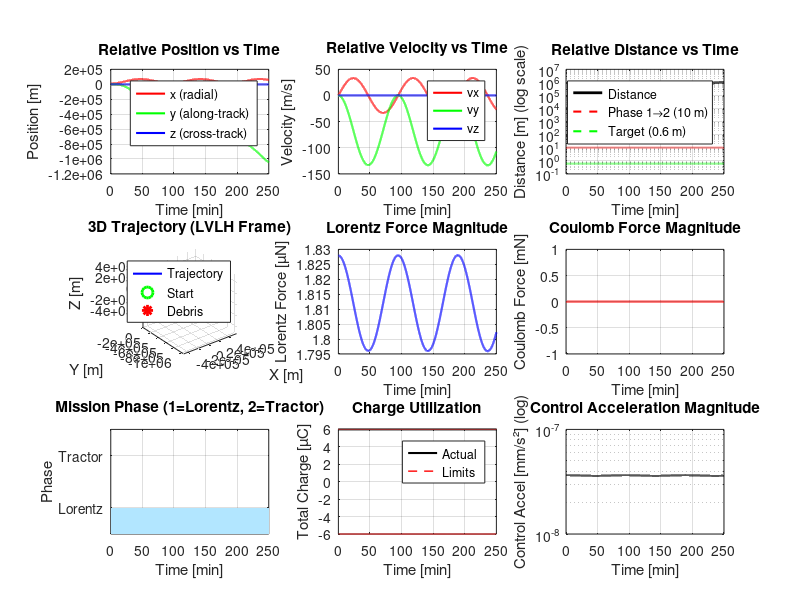
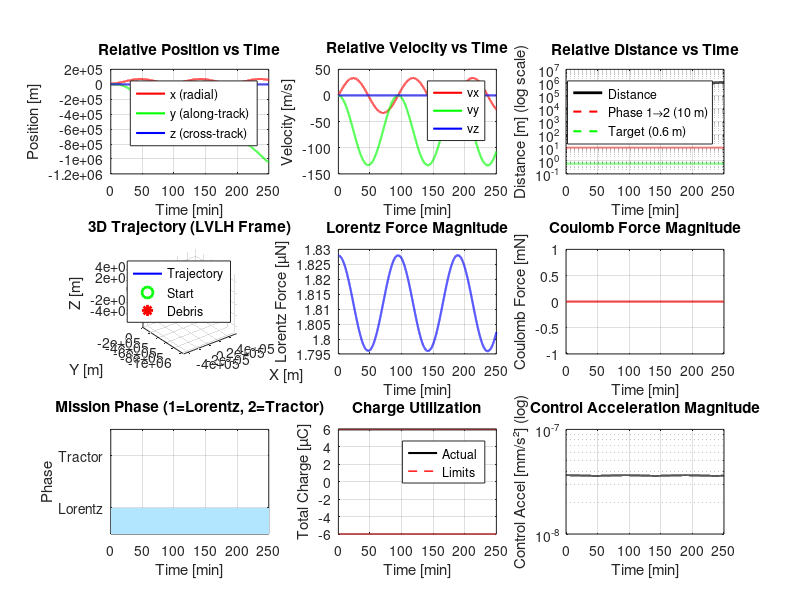

Here is the MATLAB script that generated these plots, in order:
%% MAGNETO-COULOMBIC ACTIVE DEBRIS REMOVAL SIMULATION
% Two-Phase Approach:
% Phase 1: Lorentz force propulsion using Earth's magnetic field (10 km → 10 m)
% Phase 2: Electrostatic tractor for final approach and deorbit (10 m → capture)
%
% Innovation: Propellantless control via charged shells interacting with
% Earth's geomagnetic field (F = q × v × B)

clear; close all; clc;

%% MISSION PARAMETERS
% Target debris
debris_altitude = 500;  % [km] LEO altitude
debris_mass = 10;       % [kg] 500mm cubesat mass
initial_separation = 10; % [km] initial relative distance

% Chaser spacecraft
m_chaser = 50;  % [kg] including shells, electronics, propulsion backup

%% EARTH'S MAGNETIC FIELD MODEL
% Simplified dipole model for LEO
% B-field strength varies with latitude and altitude
% Typical LEO values: 25,000 - 65,000 nT

% Earth parameters
R_earth = 6371;  % [km] Earth radius
altitude_km = debris_altitude;
r_orbit = R_earth + altitude_km;  % [km] orbital radius

% Magnetic field strength (dipole approximation)
% At equator: B ≈ B0 * (R_earth / r)^3
B0_equator = 31000e-9;  % [T] field at Earth's surface (equator)
B_orbit = B0_equator * (R_earth / r_orbit)^3;  % [T] field at orbit

% For simulation, use average LEO value
B_field_strength = 40e-6;  % [T] 40,000 nT (conservative LEO average)

fprintf('=== MAGNETO-COULOMBIC ADR SIMULATION ===\n\n');
fprintf('Orbital Parameters:\n');
fprintf('  Altitude: %d km\n', altitude_km);
fprintf('  Magnetic Field: %.1f µT (%.0f nT)\n', B_field_strength*1e6, B_field_strength*1e9);

%% ORBITAL DYNAMICS SETUP
mu = 398600;  % [km^3/s^2] Earth gravitational parameter
n = sqrt(mu / r_orbit^3);  % [rad/s] mean motion
v_orbital = sqrt(mu / r_orbit);  % [km/s] orbital velocity
v_orbital_ms = v_orbital * 1000;  % [m/s] for Lorentz force

fprintf('  Orbital Velocity: %.2f km/s (%.0f m/s)\n', v_orbital, v_orbital_ms);
fprintf('  Mean Motion: %.6f rad/s\n\n', n);

%% CHARGED SHELL CONFIGURATION
% 6 shells at spacecraft extremities (±x, ±y, ±z in body frame)
n_shells = 6;
shell_separation = 0.5;  % [m] distance from center to each shell

% Shell positions in body frame [x; y; z] (meters)
shell_positions = [
     shell_separation,  0,                 0;     % +X
    -shell_separation,  0,                 0;     % -X
     0,                 shell_separation,  0;     % +Y
     0,                -shell_separation,  0;     % -Y
     0,                 0,                 shell_separation;  % +Z
     0,                 0,                -shell_separation   % -Z
]';  % 3×6 matrix

% Charge capacity per shell
Q_max_shell = 1e-6;  % [C] 1 µC at ±50 kV

fprintf('Charged Shell Configuration:\n');
fprintf('  Number of shells: %d\n', n_shells);
fprintf('  Shell separation: %.2f m\n', shell_separation);
fprintf('  Charge capacity: ±%.1f µC per shell\n', Q_max_shell*1e6);
fprintf('  Total charge capacity: ±%.1f µC\n\n', n_shells*Q_max_shell*1e6);

%% ELECTROSTATIC TRACTOR PARAMETERS (Phase 2)
% Debris charging via electron gun
Q_debris_target = -6e-3;  % [C] -6 mC (negative charge on debris)
charging_rate = 1e-4;     % [C/s] electron gun charging rate
Q_debris_current = 0;     % [C] starts uncharged

% Coulomb force parameters
k_e = 8.99e9;  % [N⋅m²/C²] Coulomb constant

% Debye shielding consideration (LEO plasma)
% Debye length in LEO: λ_D ≈ 1-10 cm
% Effective range for electrostatic forces: ~5-10 m (with active plasma management)
lambda_D = 0.05;  % [m] 5 cm typical LEO Debye length
effective_range_tractor = 10;  % [m] maximum effective range for tractor

fprintf('Electrostatic Tractor Parameters:\n');
fprintf('  Target debris charge: %.1f mC\n', Q_debris_target*1e3);
fprintf('  Charging rate: %.1f mC/s\n', charging_rate*1e3);
fprintf('  Debye length (LEO): %.0f cm\n', lambda_D*100);
fprintf('  Effective tractor range: %.0f m\n\n', effective_range_tractor);

%% CONTROL PARAMETERS
% Phase 1: Lorentz force control (far range: 10 km → 10 m)
phase1_threshold = 0.010;  % [km] 10 m - switch to Phase 2
lambda_lorentz = 0.5;      % Lorentz control gain
k_lorentz = 1.5;           % Lorentz stabilization gain

% Phase 2: Electrostatic tractor control (close range: 10 m → 0.6 m)
phase2_threshold = 0.0006; % [km] 600 mm target approach distance
lambda_tractor = 0.3;      % Tractor control gain
k_tractor = 1.2;           % Tractor stabilization gain

% Success criteria
max_distance_target = 0.0006;  % [km] < 600 mm
max_velocity_target = 0.001;   % [km/s] < 1 m/s

%% SIMULATION PARAMETERS
dt = 1.0;         % [s] time step
t_max = 15000;    % [s] maximum simulation time (~4.2 hours)
time = 0:dt:t_max;
n_steps = length(time);

%% STATE INITIALIZATION
% Initial relative state [x, y, z, vx, vy, vz] in LVLH frame
x0 = initial_separation;  % [km] radial (initially at 10 km)
y0 = 0;                   % [km] along-track
z0 = 0;                   % [km] cross-track
vx0 = 0;                  % [km/s]
vy0 = 0;                  % [km/s]
vz0 = 0;                  % [km/s]

state = [x0; y0; z0; vx0; vy0; vz0];

% History arrays
state_history = zeros(6, n_steps);
control_history = zeros(3, n_steps);
charge_history = zeros(n_shells, n_steps);
lorentz_force_history = zeros(3, n_steps);
coulomb_force_history = zeros(3, n_steps);
phase_history = zeros(1, n_steps);  % 1 = Lorentz, 2 = Tractor

%% SIMULATION LOOP
fprintf('Starting simulation...\n');
fprintf('Phase 1: Lorentz force approach (10 km → 10 m)\n');
fprintf('Phase 2: Electrostatic tractor (10 m → 600 mm)\n\n');

current_phase = 1;  % Start with Lorentz phase

for idx = 1:n_steps
    % Extract current state
    x = state(1); y = state(2); z = state(3);
    vx = state(4); vy = state(5); vz = state(6);

    % Relative distance and velocity
    r_rel = sqrt(x^2 + y^2 + z^2);  % [km]
    v_rel = sqrt(vx^2 + vy^2 + vz^2);  % [km/s]

    % Direction vectors
    if r_rel > 1e-6
        ex = x / r_rel;
        ey = y / r_rel;
        ez = z / r_rel;
    else
        ex = 1; ey = 0; ez = 0;
    end

    %% PHASE DETERMINATION
    if r_rel > phase1_threshold
        current_phase = 1;  % Lorentz phase (far range)
    else
        current_phase = 2;  % Electrostatic tractor phase (close range)
    end

    %% HCW NATURAL DYNAMICS (always present)
    % Acceleration due to orbital mechanics
    ax_natural = 3*n^2*x + 2*n*vy;
    ay_natural = -2*n*vx;
    az_natural = -n^2*z;

    %% CONTROL ACCELERATION (phase-dependent)
    if current_phase == 1
        %% ===== PHASE 1: LORENTZ FORCE CONTROL =====

        % Control law: exponential stabilization
        error = [x; y; z];
        error_dot = [vx; vy; vz];

        % Desired acceleration (feedforward + feedback)
        a_des_x = -lambda_lorentz * (vx + k_lorentz * x) - ax_natural;
        a_des_y = -lambda_lorentz * (vy + k_lorentz * y) - ay_natural;
        a_des_z = -lambda_lorentz * (vz + k_lorentz * z) - az_natural;

        a_des = [a_des_x; a_des_y; a_des_z];  % [km/s²]
        a_des_mag = norm(a_des);

        % LORENTZ FORCE GENERATION
        % F_Lorentz = q × (v × B)
        % For simplicity, assume B-field perpendicular to velocity (worst case)
        % Direction of B in LVLH: assume primarily in +Z direction (north)
        B_vec = [0; 0; B_field_strength];  % [T] simplified

        % Velocity vector in m/s (orbital + relative)
        % Dominant component is orbital velocity in +Y direction
        v_total = [vx*1000; v_orbital_ms + vy*1000; vz*1000];  % [m/s]

        % Calculate required total charge for desired force
        % F = Q_total × |v × B|
        v_cross_B = cross(v_total, B_vec);  % [m/s × T]
        v_cross_B_mag = norm(v_cross_B);

        % Required force [N]
        F_required = a_des_mag * m_chaser * 1e6;  % Convert km/s² to m/s²

        % Required total charge [C]
        if v_cross_B_mag > 1e-10
            Q_total_required = F_required / v_cross_B_mag;
        else
            Q_total_required = 0;
        end

        % Saturate to available charge capacity
        Q_total_max = n_shells * Q_max_shell;
        Q_total = max(-Q_total_max, min(Q_total_max, Q_total_required));

        % Distribute charge among shells (uniform for net force)
        % For attitude control, would use differential charging
        shell_charges = ones(n_shells, 1) * (Q_total / n_shells);

        % Calculate actual Lorentz force
        F_lorentz = Q_total * v_cross_B;  % [N] vector
        F_lorentz_mag = norm(F_lorentz);

        % Acceleration from Lorentz force [km/s²]
        a_lorentz = F_lorentz / (m_chaser * 1e3) / 1000;  % Convert to km/s²

        % Control acceleration (Lorentz only in Phase 1)
        a_control = a_lorentz;

        % No Coulomb force in Phase 1
        F_coulomb = [0; 0; 0];

    else
        %% ===== PHASE 2: ELECTROSTATIC TRACTOR CONTROL =====

        % Charge debris via electron gun (if not fully charged)
        if Q_debris_current > Q_debris_target
            Q_debris_current = max(Q_debris_target, Q_debris_current - charging_rate * dt);
        end

        % Control law for tractor phase
        error = [x; y; z];
        error_dot = [vx; vy; vz];

        a_des_x = -lambda_tractor * (vx + k_tractor * x) - ax_natural;
        a_des_y = -lambda_tractor * (vy + k_tractor * y) - ay_natural;
        a_des_z = -lambda_tractor * (vz + k_tractor * z) - az_natural;

        a_des = [a_des_x; a_des_y; a_des_z];
        a_des_mag = norm(a_des);

        % COULOMB FORCE CALCULATION
        % F = k_e × Q_chaser × Q_debris / r²

        % Required force [N]
        F_required = a_des_mag * m_chaser * 1e6;

        % Distance in meters
        r_meters = r_rel * 1000;

        % Solve for required chaser charge (opposite polarity for attraction)
        if r_meters > 0.1  % Avoid singularity
            Q_chaser_required = -F_required * r_meters^2 / (k_e * Q_debris_current);
        else
            Q_chaser_required = 0;
        end

        % Saturate to available charge
        Q_total_max = n_shells * Q_max_shell;
        Q_chaser = max(-Q_total_max, min(Q_total_max, Q_chaser_required));

        % Distribute charge (uniform)
        shell_charges = ones(n_shells, 1) * (Q_chaser / n_shells);

        % Actual Coulomb force
        if r_meters > 0.1
            F_coulomb_mag = k_e * abs(Q_chaser * Q_debris_current) / r_meters^2;
        else
            F_coulomb_mag = 0;
        end

        % Direction: opposite charges attract (toward debris)
        if Q_chaser * Q_debris_current < 0
            % Attraction (pull toward debris)
            F_coulomb_x = -F_coulomb_mag * ex;
            F_coulomb_y = -F_coulomb_mag * ey;
            F_coulomb_z = -F_coulomb_mag * ez;
        else
            % Repulsion (push away)
            F_coulomb_x = F_coulomb_mag * ex;
            F_coulomb_y = F_coulomb_mag * ey;
            F_coulomb_z = F_coulomb_mag * ez;
        end

        F_coulomb = [F_coulomb_x; F_coulomb_y; F_coulomb_z];  % [N]

        % Acceleration from Coulomb force [km/s²]
        a_coulomb = F_coulomb / (m_chaser * 1e3) / 1000;

        % Minimal Lorentz in Phase 2 (can be used for attitude)
        % For now, disable to isolate tractor performance
        a_lorentz = [0; 0; 0];
        F_lorentz = [0; 0; 0];

        % Control acceleration (Coulomb only in Phase 2)
        a_control = a_coulomb;
    end

    %% TOTAL ACCELERATION
    ax_total = ax_natural + a_control(1);
    ay_total = ay_natural + a_control(2);
    az_total = az_natural + a_control(3);

    %% STATE PROPAGATION (Euler integration)
    vx_new = vx + ax_total * dt;
    vy_new = vy + ay_total * dt;
    vz_new = vz + az_total * dt;

    x_new = x + vx * dt;
    y_new = y + vy * dt;
    z_new = z + vz * dt;

    % Update state
    state = [x_new; y_new; z_new; vx_new; vy_new; vz_new];

    %% STORE HISTORY
    state_history(:, idx) = state;
    control_history(:, idx) = a_control;
    charge_history(:, idx) = shell_charges;
    lorentz_force_history(:, idx) = norm(F_lorentz) * [ex; ey; ez];  % Simplified
    coulomb_force_history(:, idx) = F_coulomb;
    phase_history(idx) = current_phase;

    %% CONVERGENCE CHECK
    if r_rel*1000 < max_distance_target*1000 && v_rel*1000 < max_velocity_target*1000
        fprintf('SUCCESS! Converged at t = %.1f s (%.2f min)\n', time(idx), time(idx)/60);
        fprintf('  Final distance: %.2f mm\n', r_rel*1e6);
        fprintf('  Final velocity: %.2f mm/s\n\n', v_rel*1e6);

        % Truncate arrays
        time = time(1:idx);
        state_history = state_history(:, 1:idx);
        control_history = control_history(:, 1:idx);
        charge_history = charge_history(:, 1:idx);
        lorentz_force_history = lorentz_force_history(:, 1:idx);
        coulomb_force_history = coulomb_force_history(:, 1:idx);
        phase_history = phase_history(1:idx);
        break;
    end
end

%% FINAL RESULTS
final_dist = r_rel * 1000;  % [m]
final_vel = v_rel * 1000;   % [m/s]
converged = (final_dist < max_distance_target*1000) && (final_vel < max_velocity_target*1000);

fprintf('=== SIMULATION RESULTS ===\n\n');
if converged
    fprintf('Convergence: SUCCESS\n');
else
    fprintf('Convergence: FAILED\n');
end
fprintf('Final distance: %.2f m (target: < %.2f m)\n', final_dist, max_distance_target*1000);
fprintf('Final velocity: %.3f m/s (target: < %.2f m/s)\n', final_vel, max_velocity_target*1000);
fprintf('Total time: %.1f s (%.2f min)\n', time(end), time(end)/60);

% Phase statistics
phase1_time = sum(phase_history == 1) * dt;
phase2_time = sum(phase_history == 2) * dt;
fprintf('\nPhase Breakdown:\n');
fprintf('  Phase 1 (Lorentz): %.1f s (%.2f min)\n', phase1_time, phase1_time/60);
fprintf('  Phase 2 (Tractor): %.1f s (%.2f min)\n', phase2_time, phase2_time/60);

% Force statistics
lorentz_forces = sqrt(sum(lorentz_force_history.^2, 1));
coulomb_forces = sqrt(sum(coulomb_force_history.^2, 1));
mean_lorentz = mean(lorentz_forces(phase_history == 1));
mean_coulomb = mean(coulomb_forces(phase_history == 2));

fprintf('\nForce Statistics:\n');
fprintf('  Mean Lorentz force (Phase 1): %.2e N (%.3f µN)\n', mean_lorentz, mean_lorentz*1e6);
fprintf('  Mean Coulomb force (Phase 2): %.2e N (%.3f mN)\n', mean_coulomb, mean_coulomb*1e3);

% Charge statistics
total_charges = sum(charge_history, 1);
mean_charge_phase1 = mean(abs(total_charges(phase_history == 1)));
mean_charge_phase2 = mean(abs(total_charges(phase_history == 2)));
fprintf('\nCharge Utilization:\n');
fprintf('  Mean charge Phase 1: %.2f µC (%.1f%% of max)\n', ...
    mean_charge_phase1*1e6, mean_charge_phase1/(n_shells*Q_max_shell)*100);
fprintf('  Mean charge Phase 2: %.2f µC (%.1f%% of max)\n', ...
    mean_charge_phase2*1e6, mean_charge_phase2/(n_shells*Q_max_shell)*100);

%% VISUALIZATION
fprintf('\nGenerating plots...\n');

figure('Position', [100 100 1400 900]);

% Position plot
subplot(3,3,1);
plot(time/60, state_history(1,:)*1000, 'r', 'LineWidth', 1.5); hold on;
plot(time/60, state_history(2,:)*1000, 'g', 'LineWidth', 1.5);
plot(time/60, state_history(3,:)*1000, 'b', 'LineWidth', 1.5);
xlabel('Time [min]'); ylabel('Position [m]');
title('Relative Position vs Time');
legend('x (radial)', 'y (along-track)', 'z (cross-track)', 'Location', 'best');
grid on;

% Velocity plot
subplot(3,3,2);
plot(time/60, state_history(4,:)*1000, 'r', 'LineWidth', 1.5); hold on;
plot(time/60, state_history(5,:)*1000, 'g', 'LineWidth', 1.5);
plot(time/60, state_history(6,:)*1000, 'b', 'LineWidth', 1.5);
xlabel('Time [min]'); ylabel('Velocity [m/s]');
title('Relative Velocity vs Time');
legend('vx', 'vy', 'vz', 'Location', 'best');
grid on;

% Distance plot with phase indicators
subplot(3,3,3);
dist_m = sqrt(sum(state_history(1:3,:).^2, 1)) * 1000;
semilogy(time/60, dist_m, 'k', 'LineWidth', 2); hold on;
plot(time/60, phase1_threshold*1000*ones(size(time)), 'r--', 'LineWidth', 1.5);
plot(time/60, max_distance_target*1000*ones(size(time)), 'g--', 'LineWidth', 1.5);
xlabel('Time [min]'); ylabel('Distance [m] (log scale)');
title('Relative Distance vs Time');
legend('Distance', 'Phase 1→2 (10 m)', 'Target (0.6 m)', 'Location', 'best');
grid on;

% 3D trajectory
subplot(3,3,4);
plot3(state_history(1,:)*1000, state_history(2,:)*1000, state_history(3,:)*1000, 'b', 'LineWidth', 1.5);
hold on;
plot3(state_history(1,1)*1000, state_history(2,1)*1000, state_history(3,1)*1000, 'go', 'MarkerSize', 10, 'LineWidth', 2);
plot3(0, 0, 0, 'r*', 'MarkerSize', 15, 'LineWidth', 2);
xlabel('X [m]'); ylabel('Y [m]'); zlabel('Z [m]');
title('3D Trajectory (LVLH Frame)');
legend('Trajectory', 'Start', 'Debris', 'Location', 'best');
grid on; axis equal;

% Lorentz force
subplot(3,3,5);
plot(time/60, lorentz_forces*1e6, 'b', 'LineWidth', 1.5);
xlabel('Time [min]'); ylabel('Lorentz Force [µN]');
title('Lorentz Force Magnitude');
grid on;

% Coulomb force
subplot(3,3,6);
plot(time/60, coulomb_forces*1e3, 'r', 'LineWidth', 1.5);
xlabel('Time [min]'); ylabel('Coulomb Force [mN]');
title('Coulomb Force Magnitude');
grid on;

% Phase indicator
subplot(3,3,7);
area(time/60, phase_history, 'FaceColor', [0.7 0.9 1.0], 'EdgeColor', 'none');
xlabel('Time [min]'); ylabel('Phase');
title('Mission Phase (1=Lorentz, 2=Tractor)');
ylim([0.5 2.5]);
yticks([1 2]);
yticklabels({'Lorentz', 'Tractor'});
grid on;

% Total charge utilization
subplot(3,3,8);
plot(time/60, total_charges*1e6, 'k', 'LineWidth', 1.5); hold on;
plot(time/60, n_shells*Q_max_shell*1e6*ones(size(time)), 'r--', 'LineWidth', 1);
plot(time/60, -n_shells*Q_max_shell*1e6*ones(size(time)), 'r--', 'LineWidth', 1);
xlabel('Time [min]'); ylabel('Total Charge [µC]');
title('Charge Utilization');
legend('Actual', 'Limits', 'Location', 'best');
grid on;

% Control acceleration
subplot(3,3,9);
control_mag = sqrt(sum(control_history.^2, 1));
semilogy(time/60, control_mag*1e6, 'k', 'LineWidth', 1.5);
xlabel('Time [min]'); ylabel('Control Accel [mm/s²] (log)');
title('Control Acceleration Magnitude');
grid on;

% sgtitle not supported in Octave
% sgtitle('Magneto-Coulombic ADR: Two-Phase Approach (Lorentz + Electrostatic Tractor)', ...
%     'FontSize', 14, 'FontWeight', 'bold');

% Save figure
try
    print(gcf, 'magneto_coulombic_simulation/results/magneto_coulombic_results.png', '-dpng');
    print(gcf, 'magneto_coulombic_simulation/results/magneto_coulombic_results_highres.png', '-dpng', '-r300');
catch
    fprintf('Warning: Could not save figures\n');
end

fprintf('Plots saved to magneto_coulombic_simulation/results/\n');
fprintf('\nSimulation complete!\n');
